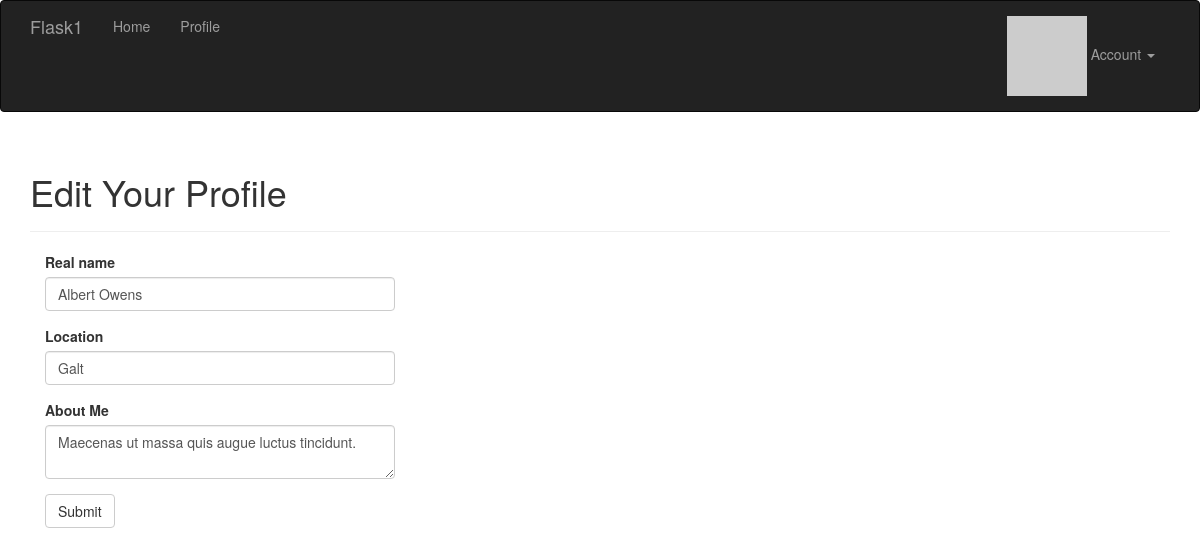
The app's page /edit-profile (signed in) with its own data.
### app/models.py (models this page shows, shortened)
class User(db.Model, UserMixin):
    __tablename__ = 'users'
    id = db.Column(db.Integer, primary_key=True)
    email = db.Column(db.String(64), unique=True, index=True)
    username = db.Column(db.String(64),unique=True, index=True)
    role_id = db.Column(db.Integer,db.ForeignKey('roles.id'))  # foreign key must match
    password_hash = db.Column(db.String(128))
    confirmed = db.Column(db.Boolean, default = False)
    name = db.Column(db.String(64))
    location = db.Column(db.String(64))
    about_me = db.Column(db.Text())
    member_since = db.Column(db.DateTime(),default=datetime.datetime.utcnow)
    last_seen = db.Column(db.DateTime(),default=datetime.datetime.utcnow)  # refresh this evrytime usr access site
    avatar_hash = db.Column(db.String(32))
    posts = db.relationship('Post', backref='author', lazy='dynamic')  # adds author attr to Posts
    followed = db.relationship('Follow',  # class relationship
                               foreign_keys = [Follow.follower_id],  # specify foreign key to use
                               backref = db.backref('follower', lazy='joined'),  # backrefs to Follow model.
                               lazy = 'dynamic',  # dynamic returns query objects rather than items directly, so
                               cascade = 'all, delete-orphan')  # how acts performed on a parent obj propogate to
    followers = db.relationship('Follow',
                                foreign_keys = [Follow.followed_id],
                                backref = db.backref('followed', lazy='joined'),
                                lazy='dynamic',
                                cascade = 'all, delete-orphan')
    comments = db.relationship('Comment', backref='author', lazy = 'dynamic')
    def gravatar(self, size=100, default='identicon', rating='g'):
        if request.is_secure:
            url = 'https://secure.gravatar.com/avatar'
        else:
            url = 'http://www.gravatar.com/avatar'
        hash = self.avatar_hash or hashlib.md5(self.email.encode('utf-8')).hexdigest()
        return '{url}/{hash}?s={size}&d={default}&r={rating}'.format(
            url=url, hash=hash, size=size, default=default, rating=rating
        )
    def ping(self):
        self.last_seen = datetime.datetime.utcnow()
        db.session.add(self)
    def can(self, permissions):
        return self.role is not None and (self.role.permissions & permissions) == permissions
    @property
    def password(self):
        """
        Trying to read password property will return this error, since original password can't be
        recovered once hashed
        :return:
        """
        raise AttributeError('password is not a readable attribute')

### app/main/views.py (the view, shortened to what this page needs)
@main.route('/edit-profile', methods=['GET','POST'])
@login_required
def edit_profile():
    form = EditProfileForm()
    form.name.data = current_user.name
    form.location.data = current_user.location
    form.about_me.data = current_user.about_me
    return render_template('edit_profile.html', form=form)

### app/main/forms.py
class EditProfileForm(Form):
    name = StringField('Real name', validators=[Length(0,64)])  # can be 0 length, so show optional
    location = StringField('Location', validators=[Length(0,64)])
    about_me = TextAreaField('About Me')
    submit = SubmitField('Submit')

### app/auth/views.py (called while the page is built)
@auth.before_app_request  # intercepts request under these conditions
def before_request():
    if current_user.is_authenticated():
        current_user.ping()
        if not current_user.confirmed and request.endpoint[:5] != 'auth.' and request.endpoint != 'static':
            return redirect(url_for('auth.unconfirmed'))

### app/main/__init__.py (called while the page is built)
@main.app_context_processor
def inject_permissions():
    return dict(Permission = Permission)

### app/main/views.py (called while the page is built, shortened)
@main.after_app_request
def after_request(response):
    return response

### app/models.py (called while the page is built)
@login_manager.user_loader
def load_user(user_id):
    return User.query.get(int(user_id))

### app/templates/edit_profile.html (shortened to what this page needs)
{% extends "base.html" %}
{% import "bootstrap/wtf.html" as wtf %}
{% block page_content %}
<div class="page-header">
    <h1>Edit Your Profile</h1>
</div>
<div class="col-md-4">
    {{ wtf.quick_form(form) }}
</div>
{% endblock %}

### records on screen
User: name "Albert Owens", location "Galt", about_me "Maecenas ut massa quis augue luctus tincidunt."
